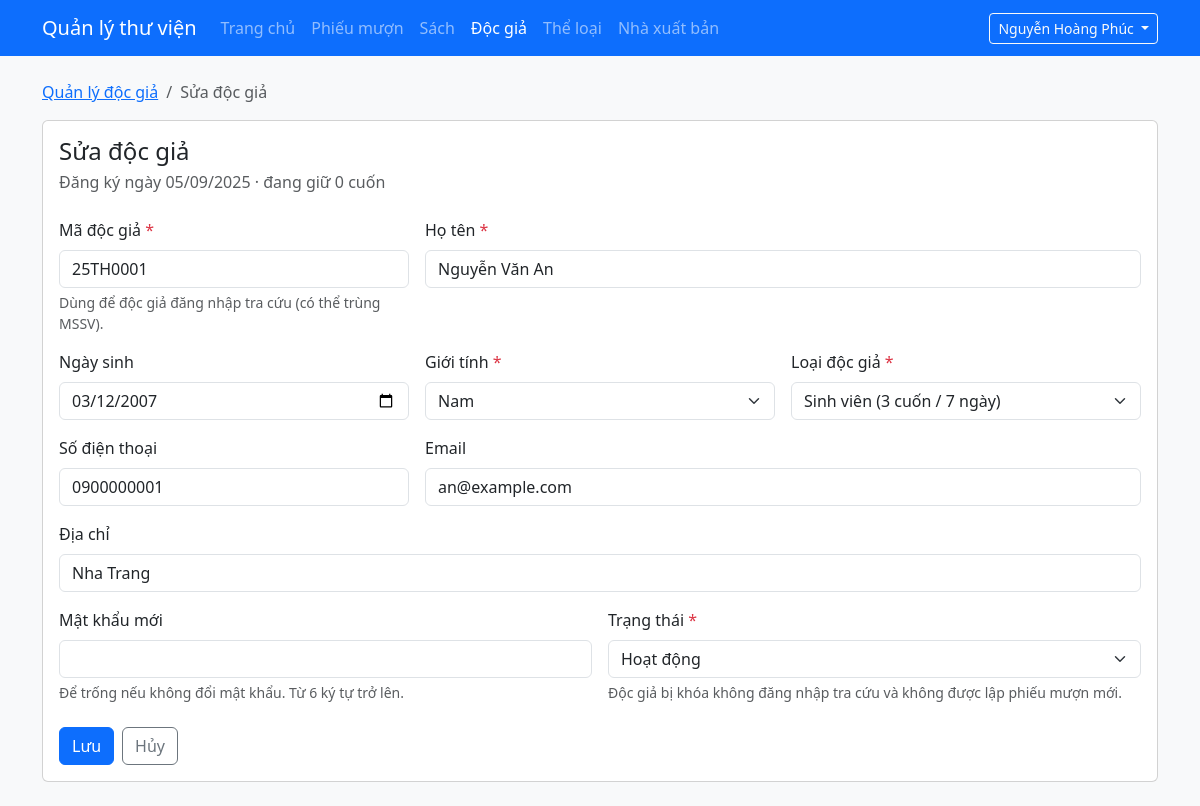
/admin/docgia-form.php?id=1 (signed in), run on the app's committed database.
### tables this page shows
CREATE TABLE docgia (
  id            INT UNSIGNED NOT NULL AUTO_INCREMENT PRIMARY KEY,
  ma_doc_gia    VARCHAR(20)  NOT NULL UNIQUE,     
  ho_ten        VARCHAR(100) NOT NULL,
  ngay_sinh     DATE         NULL,
  gioi_tinh     ENUM('nam','nu','khac') NOT NULL DEFAULT 'khac',
  dia_chi       VARCHAR(255) NULL,
  sdt           VARCHAR(15)  NULL,
  email         VARCHAR(100) NULL,
  id_loai       INT UNSIGNED NOT NULL,
  mat_khau      VARCHAR(255) NOT NULL,            
  ngay_dang_ky  DATE         NOT NULL,
  trang_thai    ENUM('hoat_dong','khoa') NOT NULL DEFAULT 'hoat_dong',
  CONSTRAINT fk_docgia_loai FOREIGN KEY (id_loai) REFERENCES loaidocgia(id)
);

CREATE TABLE loaidocgia (
  id               INT UNSIGNED NOT NULL AUTO_INCREMENT PRIMARY KEY,
  ten_loai         VARCHAR(50)  NOT NULL UNIQUE,
  so_sach_toi_da   TINYINT UNSIGNED NOT NULL,    
  so_ngay_muon     TINYINT UNSIGNED NOT NULL,    
  so_lan_gia_han   TINYINT UNSIGNED NOT NULL,    
  CHECK (so_sach_toi_da > 0),
  CHECK (so_ngay_muon > 0)
);

### includes/helpers.php (called while the page is built, shortened)
<?php
function e($chuoi): string
{
    return htmlspecialchars((string) $chuoi, ENT_QUOTES | ENT_SUBSTITUTE, 'UTF-8');
}
function layChuoiGet(string $ten): string
{
    $giaTri = $_GET[$ten] ?? '';
    return is_string($giaTri) ? trim($giaTri) : '';
}
function lopLoi(array $loi, string $truong): string
{
    return isset($loi[$truong]) ? ' is-invalid' : '';
}

### includes/csdl.php (called while the page is built, shortened)
<?php
function truyVan(mysqli $conn, string $sql, string $kieu = '', array $thamSo = []): mysqli_stmt
{
    $stmt = mysqli_prepare($conn, $sql);
    if ($kieu !== '') {
        mysqli_stmt_bind_param($stmt, $kieu, ...$thamSo);
    }
    mysqli_stmt_execute($stmt);
    return $stmt;
}

### admin/docgia-form.php (the view, shortened to what this page needs)
<?php
require_once __DIR__ . '/../includes/khoi-tao-admin.php';
$dangSua       = isset($_GET['id']);
$docGiaHienTai = null;
$dangMuon      = 0;
if ($dangSua) {
    $idDocGia = filter_var(layChuoiGet('id'), FILTER_VALIDATE_INT, ['options' => ['min_range' => 1]]);
    if ($idDocGia !== false) {
        $stmt = truyVan($conn, 'SELECT * FROM docgia WHERE id = ?', 'i', [$idDocGia]);
        $docGiaHienTai = mysqli_fetch_assoc(mysqli_stmt_get_result($stmt));
    }
    $stmt = truyVan(
        $conn,
        'SELECT COUNT(*)
         FROM chitietphieumuon ct
         JOIN phieumuon pm ON pm.id = ct.id_phieu_muon
         WHERE pm.id_doc_gia = ? AND ct.ngay_tra_thuc_te IS NULL',
        'i',
        [$idDocGia]
    );
    $dangMuon = (int) mysqli_fetch_row(mysqli_stmt_get_result($stmt))[0];
}
$dsLoai = mysqli_fetch_all(
    mysqli_query($conn, 'SELECT id, ten_loai, so_sach_toi_da, so_ngay_muon FROM loaidocgia ORDER BY id'),
    MYSQLI_ASSOC
);
$dsGioiTinh = ['nam' => 'Nam', 'nu' => 'Nữ', 'khac' => 'Khác'];
$dsTrangThai = ['hoat_dong' => 'Hoạt động', 'khoa' => 'Đã khóa'];
$cacTruong = ['ma_doc_gia', 'ho_ten', 'ngay_sinh', 'gioi_tinh', 'dia_chi', 'sdt', 'email', 'id_loai', 'trang_thai'];
$giaTri    = array_fill_keys($cacTruong, '');
$giaTri['gioi_tinh']  = 'khac';
$giaTri['trang_thai'] = 'hoat_dong';
if ($dangSua) {
    foreach ($cacTruong as $truong) {
        $giaTri[$truong] = (string) ($docGiaHienTai[$truong] ?? '');
    }
}
$loi = [];
$tieuDe      = $dangSua ? 'Sửa độc giả' : 'Thêm độc giả';
require __DIR__ . '/../includes/admin-dau.php';
?>
<nav aria-label="breadcrumb">
    <ol class="breadcrumb">
        <li class="breadcrumb-item"><a href="docgia.php">Quản lý độc giả</a></li>
        <li class="breadcrumb-item active" aria-current="page"><?= e($tieuDe) ?></li>
    </ol>
</nav>
<div class="card">
    <div class="card-body">
        <h1 class="h4 mb-1"><?= e($tieuDe) ?></h1>
        <?php if ($dangSua): ?>
            <p class="text-muted mb-4">
                Đăng ký ngày <?= e(date('d/m/Y', strtotime($docGiaHienTai['ngay_dang_ky']))) ?>
                &middot; đang giữ <?= $dangMuon ?> cuốn
            </p>
        <?php else: ?>
            <div class="mb-4"></div>
        <?php endif; ?>
        <form method="post" novalidate autocomplete="off">
            <div class="row g-3">
                <div class="col-md-4">
                    <label for="ma_doc_gia" class="form-label">Mã độc giả <span class="text-danger">*</span></label>
                    <input type="text" class="form-control<?= lopLoi($loi, 'ma_doc_gia') ?>" id="ma_doc_gia" name="ma_doc_gia"
                           value="<?= e($giaTri['ma_doc_gia']) ?>" maxlength="20">
                    <div class="form-text">Dùng để độc giả đăng nhập tra cứu (có thể trùng MSSV).</div>
                </div>
                <div class="col-md-8">
                    <label for="ho_ten" class="form-label">Họ tên <span class="text-danger">*</span></label>
                    <input type="text" class="form-control<?= lopLoi($loi, 'ho_ten') ?>" id="ho_ten" name="ho_ten"
                           value="<?= e($giaTri['ho_ten']) ?>" maxlength="100">
                </div>
                <div class="col-md-4">
                    <label for="ngay_sinh" class="form-label">Ngày sinh</label>
                    <input type="date" class="form-control<?= lopLoi($loi, 'ngay_sinh') ?>" id="ngay_sinh" name="ngay_sinh"
                           value="<?= e($giaTri['ngay_sinh']) ?>" max="<?= e(date('Y-m-d')) ?>">
                </div>
                <div class="col-md-4">
                    <label for="gioi_tinh" class="form-label">Giới tính <span class="text-danger">*</span></label>
                    <select class="form-select<?= lopLoi($loi, 'gioi_tinh') ?>" id="gioi_tinh" name="gioi_tinh">
                        <?php foreach ($dsGioiTinh as $ma => $ten): ?>
                            <option value="<?= e($ma) ?>"<?= ($ma === $giaTri['gioi_tinh']) ? ' selected' : '' ?>><?= e($ten) ?></option>
                        <?php endforeach; ?>
                    </select>
                </div>
                <div class="col-md-4">
                    <label for="id_loai" class="form-label">Loại độc giả <span class="text-danger">*</span></label>
                    <select class="form-select<?= lopLoi($loi, 'id_loai') ?>" id="id_loai" name="id_loai">
                        <?php foreach ($dsLoai as $loai): ?>
                            <option value="<?= (int) $loai['id'] ?>"<?= ((string) $loai['id'] === $giaTri['id_loai']) ? ' selected' : '' ?>>
                                <?= e($loai['ten_loai']) ?> (<?= (int) $loai['so_sach_toi_da'] ?> cuốn / <?= (int) $loai['so_ngay_muon'] ?> ngày)
                            </option>
                        <?php endforeach; ?>
                    </select>
                </div>
                <div class="col-md-4">
                    <label for="sdt" class="form-label">Số điện thoại</label>
                    <input type="text" inputmode="tel" class="form-control<?= lopLoi($loi, 'sdt') ?>" id="sdt" name="sdt"
                           value="<?= e($giaTri['sdt']) ?>" maxlength="15">
                </div>
                <div class="col-md-8">
                    <label for="email" class="form-label">Email</label>
                    <input type="email" class="form-control<?= lopLoi($loi, 'email') ?>" id="email" name="email"
                           value="<?= e($giaTri['email']) ?>" maxlength="100">
                </div>
                <div class="col-12">
                    <label for="dia_chi" class="form-label">Địa chỉ</label>
                    <input type="text" class="form-control<?= lopLoi($loi, 'dia_chi') ?>" id="dia_chi" name="dia_chi"
                           value="<?= e($giaTri['dia_chi']) ?>" maxlength="255">
                </div>
                <div class="col-md-6">
                    <label for="mat_khau" class="form-label">
                        <?= $dangSua ? 'Mật khẩu mới' : 'Mật khẩu' ?>
                    </label>
                    <input type="password" class="form-control<?= lopLoi($loi, 'mat_khau') ?>" id="mat_khau" name="mat_khau"
                           autocomplete="new-password">
                    <div class="form-text">
                        <?= $dangSua ? 'Để trống nếu không đổi mật khẩu. ' : '' ?>Từ 6 ký tự trở lên.
                    </div>
                </div>
                <div class="col-md-6">
                    <label for="trang_thai" class="form-label">Trạng thái <span class="text-danger">*</span></label>
                    <select class="form-select<?= lopLoi($loi, 'trang_thai') ?>" id="trang_thai" name="trang_thai">
                        <?php foreach ($dsTrangThai as $ma => $ten): ?>
                            <option value="<?= e($ma) ?>"<?= ($ma === $giaTri['trang_thai']) ? ' selected' : '' ?>><?= e($ten) ?></option>
                        <?php endforeach; ?>
                    </select>
                    <div class="form-text">Độc giả bị khóa không đăng nhập tra cứu và không được lập phiếu mượn mới.</div>
                </div>
            </div>
            <div class="mt-4 d-flex gap-2">
                <button type="submit" class="btn btn-primary">Lưu</button>
                <a href="docgia.php" class="btn btn-outline-secondary">Hủy</a>
            </div>
        </form>
    </div>
</div>
<?php require __DIR__ . '/../includes/admin-cuoi.php'; ?>

### data on the page
docgia: ngay_dang_ky "05/09/2025", ma_doc_gia "25TH0001", ho_ten "Nguyễn Văn An", ngay_sinh "03/12/2007", gioi_tinh "Nam", id_loai "Sinh viên (3 cuốn / 7 ngày)", sdt "0900000001", email "an@example.com", dia_chi "Nha Trang", trang_thai "Hoạt động"

### other printed values
$nhanVien['ho_ten'] "Nguyễn Hoàng Phúc"
$tieuDe "Sửa độc giả"
$dangMuon "0"
